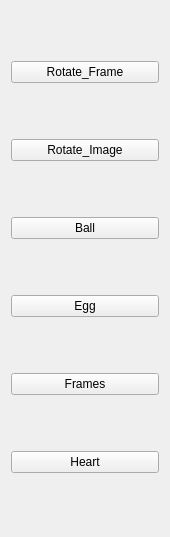
         <widget class="QWidget" name="Frames">
          <property name="geometry">
           <rect>
            <x>0</x>
            <y>0</y>
            <width>170</width>
            <height>537</height>
           </rect>
          </property>
          <attribute name="icon">
           <iconset>
            <normaloff>../../../Youssef Elkhatib/Desktop/frame.png</normaloff>../../../Youssef Elkhatib/Desktop/frame.png</iconset>
          </attribute>
          <attribute name="label">
           <string>Frames</string>
          </attribute>
          <layout class="QVBoxLayout" name="verticalLayout_5">
           <item>
            <widget class="QPushButton" name="Rotate_Frame">
             <property name="toolTip">
              <string>Rotate Frame </string>
             </property>
             <property name="statusTip">
              <string>Rotate Frame </string>
             </property>
             <property name="text">
              <string>Rotate_Frame</string>
             </property>
             <property name="icon">
              <iconset>
               <normaloff>../../../Youssef Elkhatib/Desktop/565888.png</normaloff>../../../Youssef Elkhatib/Desktop/565888.png</iconset>
             </property>
            </widget>
           </item>
           <item>
            <widget class="QPushButton" name="Rotate_Camera">
             <property name="text">
              <string>Rotate_Image</string>
             </property>
            </widget>
           </item>
           <item>
            <widget class="QPushButton" name="Ball">
             <property name="text">
              <string>Ball</string>
             </property>
             <property name="icon">
              <iconset>
               <normaloff>../../../Youssef Elkhatib/Desktop/download (4).png</normaloff>../../../Youssef Elkhatib/Desktop/download (4).png</iconset>
             </property>
            </widget>
           </item>
           <item>
            <widget class="QPushButton" name="Egg">
             <property name="text">
              <string>Egg</string>
             </property>
             <property name="icon">
              <iconset>
               <normaloff>../../../Youssef Elkhatib/Desktop/images (2).png</normaloff>../../../Youssef Elkhatib/Desktop/images (2).png</iconset>
             </property>
            </widget>
           </item>
           <item>
            <widget class="QPushButton" name="Frames_2">
             <property name="toolTip">
              <string>Add Frame</string>
             </property>
             <property name="statusTip">
              <string>Add Frame</string>
             </property>
             <property name="text">
              <string>Frames</string>
             </property>
             <property name="icon">
              <iconset>
               <normaloff>../../../Youssef Elkhatib/Desktop/1438744.png</normaloff>../../../Youssef Elkhatib/Desktop/1438744.png</iconset>
             </property>
            </widget>
           </item>
           <item>
            <widget class="QPushButton" name="Heart_frame">
             <property name="toolTip">
              <string>Heart Frame</string>
             </property>
             <property name="statusTip">
              <string>Heart Frame</string>
             </property>
             <property name="text">
              <string>Heart</string>
             </property>
             <property name="icon">
              <iconset>
               <normaloff>../../../Youssef Elkhatib/Desktop/heart.png</normaloff>../../../Youssef Elkhatib/Desktop/heart.png</iconset>
             </property>
            </widget>
           </item>
          </layout>
         </widget>
